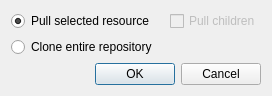
<?xml version="1.0" encoding="UTF-8"?>
<ui version="4.0">
 <class>PullDialog</class>
 <widget class="QDialog" name="PullDialog">
  <property name="geometry">
   <rect>
    <x>0</x>
    <y>0</y>
    <width>254</width>
    <height>95</height>
   </rect>
  </property>
  <property name="windowTitle">
   <string>Pull Resource</string>
  </property>
  <property name="windowIcon">
   <iconset>
    <normaloff>:/icons/MIDAS_Desktop_Icon.png</normaloff>:/icons/MIDAS_Desktop_Icon.png</iconset>
  </property>
  <layout class="QGridLayout" name="gridLayout">
   <item row="6" column="0" colspan="4">
    <widget class="QDialogButtonBox" name="buttonBox">
     <property name="orientation">
      <enum>Qt::Horizontal</enum>
     </property>
     <property name="standardButtons">
      <set>QDialogButtonBox::Cancel|QDialogButtonBox::Ok</set>
     </property>
    </widget>
   </item>
   <item row="2" column="0" colspan="2">
    <widget class="QRadioButton" name="m_PullRadioButton">
     <property name="text">
      <string>Pull selected resource</string>
     </property>
     <property name="checked">
      <bool>true</bool>
     </property>
    </widget>
   </item>
   <item row="2" column="2" colspan="2">
    <widget class="QCheckBox" name="m_RecursiveCheckbox">
     <property name="enabled">
      <bool>false</bool>
     </property>
     <property name="toolTip">
      <string>Also pull all children of the selected resource</string>
     </property>
     <property name="text">
      <string>Pull children</string>
     </property>
    </widget>
   </item>
   <item row="3" column="0">
    <widget class="QRadioButton" name="m_CloneRadioButton">
     <property name="text">
      <string>Clone entire repository</string>
     </property>
     <property name="checked">
      <bool>false</bool>
     </property>
    </widget>
   </item>
  </layout>
 </widget>
 <tabstops>
  <tabstop>m_PullRadioButton</tabstop>
  <tabstop>m_RecursiveCheckbox</tabstop>
  <tabstop>buttonBox</tabstop>
 </tabstops>
 <resources>
  <include location="../MIDASDesktopIcons.qrc"/>
 </resources>
 <connections>
  <connection>
   <sender>buttonBox</sender>
   <signal>accepted()</signal>
   <receiver>PullDialog</receiver>
   <slot>accept()</slot>
   <hints>
    <hint type="sourcelabel">
     <x>248</x>
     <y>254</y>
    </hint>
    <hint type="destinationlabel">
     <x>157</x>
     <y>274</y>
    </hint>
   </hints>
  </connection>
  <connection>
   <sender>buttonBox</sender>
   <signal>rejected()</signal>
   <receiver>PullDialog</receiver>
   <slot>reject()</slot>
   <hints>
    <hint type="sourcelabel">
     <x>316</x>
     <y>260</y>
    </hint>
    <hint type="destinationlabel">
     <x>286</x>
     <y>274</y>
    </hint>
   </hints>
  </connection>
 </connections>
</ui>
